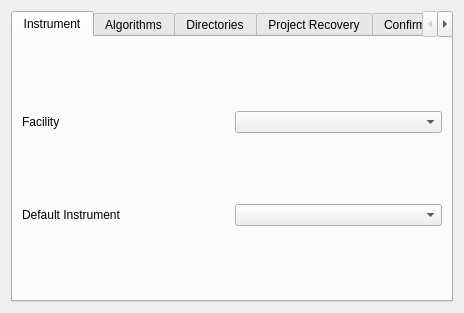
<?xml version="1.0" encoding="UTF-8"?>
<ui version="4.0">
 <class>Form</class>
 <widget class="QWidget" name="Form">
  <property name="geometry">
   <rect>
    <x>0</x>
    <y>0</y>
    <width>464</width>
    <height>288</height>
   </rect>
  </property>
  <property name="windowTitle">
   <string>Form</string>
  </property>
  <layout class="QHBoxLayout" name="horizontalLayout">
   <item>
    <widget class="QTabWidget" name="tabWidget">
     <property name="currentIndex">
      <number>0</number>
     </property>
     <widget class="QWidget" name="instrument_tab">
      <attribute name="title">
       <string>Instrument</string>
      </attribute>
      <layout class="QHBoxLayout" name="horizontalLayout_2">
       <item>
        <layout class="QVBoxLayout" name="verticalLayout">
         <item>
          <layout class="QHBoxLayout" name="horizontalLayout_3">
           <item>
            <widget class="QLabel" name="facility_label">
             <property name="text">
              <string>Facility</string>
             </property>
            </widget>
           </item>
           <item>
            <widget class="QComboBox" name="facility"/>
           </item>
          </layout>
         </item>
         <item>
          <layout class="QHBoxLayout" name="horizontalLayout_4">
           <item>
            <widget class="QLabel" name="instrument_label">
             <property name="text">
              <string>Default Instrument</string>
             </property>
            </widget>
           </item>
           <item>
            <widget class="QComboBox" name="instrument"/>
           </item>
          </layout>
         </item>
        </layout>
       </item>
      </layout>
     </widget>
     <widget class="QWidget" name="algorithms_tab">
      <attribute name="title">
       <string>Algorithms</string>
      </attribute>
      <layout class="QHBoxLayout" name="horizontalLayout_5">
       <item>
        <layout class="QVBoxLayout" name="verticalLayout_2">
         <item>
          <widget class="QCheckBox" name="show_invisible_workspaces">
           <property name="text">
            <string>Show Invisible Workspaces</string>
           </property>
          </widget>
         </item>
         <item>
          <layout class="QHBoxLayout" name="horizontalLayout_6">
           <item>
            <widget class="QTreeWidget" name="algorithms_categories">
             <column>
              <property name="text">
               <string>Show Algorithm Categories</string>
              </property>
             </column>
            </widget>
           </item>
          </layout>
         </item>
        </layout>
       </item>
      </layout>
     </widget>
     <widget class="QWidget" name="directories_tab">
      <attribute name="title">
       <string>Directories</string>
      </attribute>
      <layout class="QHBoxLayout" name="horizontalLayout_7">
       <item>
        <layout class="QVBoxLayout" name="verticalLayout_3">
         <item>
          <layout class="QHBoxLayout" name="horizontalLayout_8">
           <item>
            <widget class="QLabel" name="python_scripts_label">
             <property name="minimumSize">
              <size>
               <width>121</width>
               <height>0</height>
              </size>
             </property>
             <property name="maximumSize">
              <size>
               <width>16777215</width>
               <height>16777215</height>
              </size>
             </property>
             <property name="text">
              <string>Python scripts</string>
             </property>
            </widget>
           </item>
           <item>
            <widget class="QPlainTextEdit" name="python_scripts_dir">
             <property name="maximumSize">
              <size>
               <width>16777215</width>
               <height>25</height>
              </size>
             </property>
            </widget>
           </item>
           <item>
            <widget class="QPushButton" name="python_scripts_find">
             <property name="text">
              <string>Find</string>
             </property>
            </widget>
           </item>
          </layout>
         </item>
         <item>
          <layout class="QHBoxLayout" name="horizontalLayout_9">
           <item>
            <widget class="QLabel" name="python_extensions_label">
             <property name="text">
              <string>Python extensions
(algorithms, fit functions)</string>
             </property>
            </widget>
           </item>
           <item>
            <widget class="QPlainTextEdit" name="python_extensions_dir">
             <property name="maximumSize">
              <size>
               <width>16777215</width>
               <height>25</height>
              </size>
             </property>
            </widget>
           </item>
           <item>
            <widget class="QPushButton" name="python_extensions_find">
             <property name="text">
              <string>Find</string>
             </property>
            </widget>
           </item>
          </layout>
         </item>
         <item>
          <layout class="QHBoxLayout" name="horizontalLayout_10">
           <item>
            <widget class="QLabel" name="instrument_definitions_label">
             <property name="minimumSize">
              <size>
               <width>121</width>
               <height>0</height>
              </size>
             </property>
             <property name="text">
              <string>Instrument definitions</string>
             </property>
            </widget>
           </item>
           <item>
            <widget class="QPlainTextEdit" name="instrument_definitions_dir">
             <property name="maximumSize">
              <size>
               <width>16777215</width>
               <height>25</height>
              </size>
             </property>
            </widget>
           </item>
           <item>
            <widget class="QPushButton" name="instrument_definitions_find">
             <property name="text">
              <string>Find</string>
             </property>
            </widget>
           </item>
          </layout>
         </item>
        </layout>
       </item>
      </layout>
     </widget>
     <widget class="QWidget" name="project_recovery_tab">
      <attribute name="title">
       <string>Project Recovery</string>
      </attribute>
      <layout class="QHBoxLayout" name="horizontalLayout_11">
       <item>
        <layout class="QVBoxLayout" name="verticalLayout_4">
         <item>
          <widget class="QCheckBox" name="checkBox">
           <property name="text">
            <string>Enable Project Recovery</string>
           </property>
          </widget>
         </item>
         <item>
          <layout class="QHBoxLayout" name="horizontalLayout_12">
           <item>
            <widget class="QLabel" name="time_between_recovery_label">
             <property name="minimumSize">
              <size>
               <width>192</width>
               <height>0</height>
              </size>
             </property>
             <property name="text">
              <string>Time between recovery
checkpoints (seconds)</string>
             </property>
            </widget>
           </item>
           <item>
            <widget class="QSpinBox" name="time_between_recovery">
             <property name="maximum">
              <number>3600</number>
             </property>
             <property name="value">
              <number>60</number>
             </property>
            </widget>
           </item>
          </layout>
         </item>
         <item>
          <layout class="QHBoxLayout" name="horizontalLayout_13">
           <item>
            <widget class="QLabel" name="total_number_checkpoints_label">
             <property name="text">
              <string>Total number of checkpoints to be made</string>
             </property>
            </widget>
           </item>
           <item>
            <widget class="QSpinBox" name="total_number_checkpoints"/>
           </item>
          </layout>
         </item>
        </layout>
       </item>
      </layout>
     </widget>
     <widget class="QWidget" name="tab">
      <attribute name="title">
       <string>Confirmations</string>
      </attribute>
      <layout class="QVBoxLayout" name="verticalLayout_5">
       <item>
        <widget class="QGroupBox" name="groupBox">
         <property name="title">
          <string>Prompt on closing</string>
         </property>
         <layout class="QVBoxLayout" name="verticalLayout_6">
          <item>
           <widget class="QCheckBox" name="prompt_close_folders">
            <property name="text">
             <string>Folders</string>
            </property>
           </widget>
          </item>
          <item>
           <widget class="QCheckBox" name="prompt_close_tables">
            <property name="text">
             <string>Tables</string>
            </property>
           </widget>
          </item>
          <item>
           <widget class="QCheckBox" name="prompt_close_matrices">
            <property name="text">
             <string>Matrices</string>
            </property>
           </widget>
          </item>
          <item>
           <widget class="QCheckBox" name="prompt_close_plots">
            <property name="text">
             <string>Plots</string>
            </property>
           </widget>
          </item>
          <item>
           <widget class="QCheckBox" name="prompt_close_notes">
            <property name="text">
             <string>Notes</string>
            </property>
           </widget>
          </item>
          <item>
           <widget class="QCheckBox" name="prompt_close_instrument_view">
            <property name="text">
             <string>Instrument View</string>
            </property>
           </widget>
          </item>
         </layout>
        </widget>
       </item>
       <item>
        <widget class="QCheckBox" name="prompt_when_deleting_ws">
         <property name="text">
          <string>Prompt when deleting Workspaces</string>
         </property>
        </widget>
       </item>
       <item>
        <widget class="QCheckBox" name="prompt_on_renaming_tables">
         <property name="text">
          <string>Prompt on renaming tables when appending projects</string>
         </property>
        </widget>
       </item>
      </layout>
     </widget>
    </widget>
   </item>
  </layout>
 </widget>
 <resources/>
 <connections/>
</ui>
